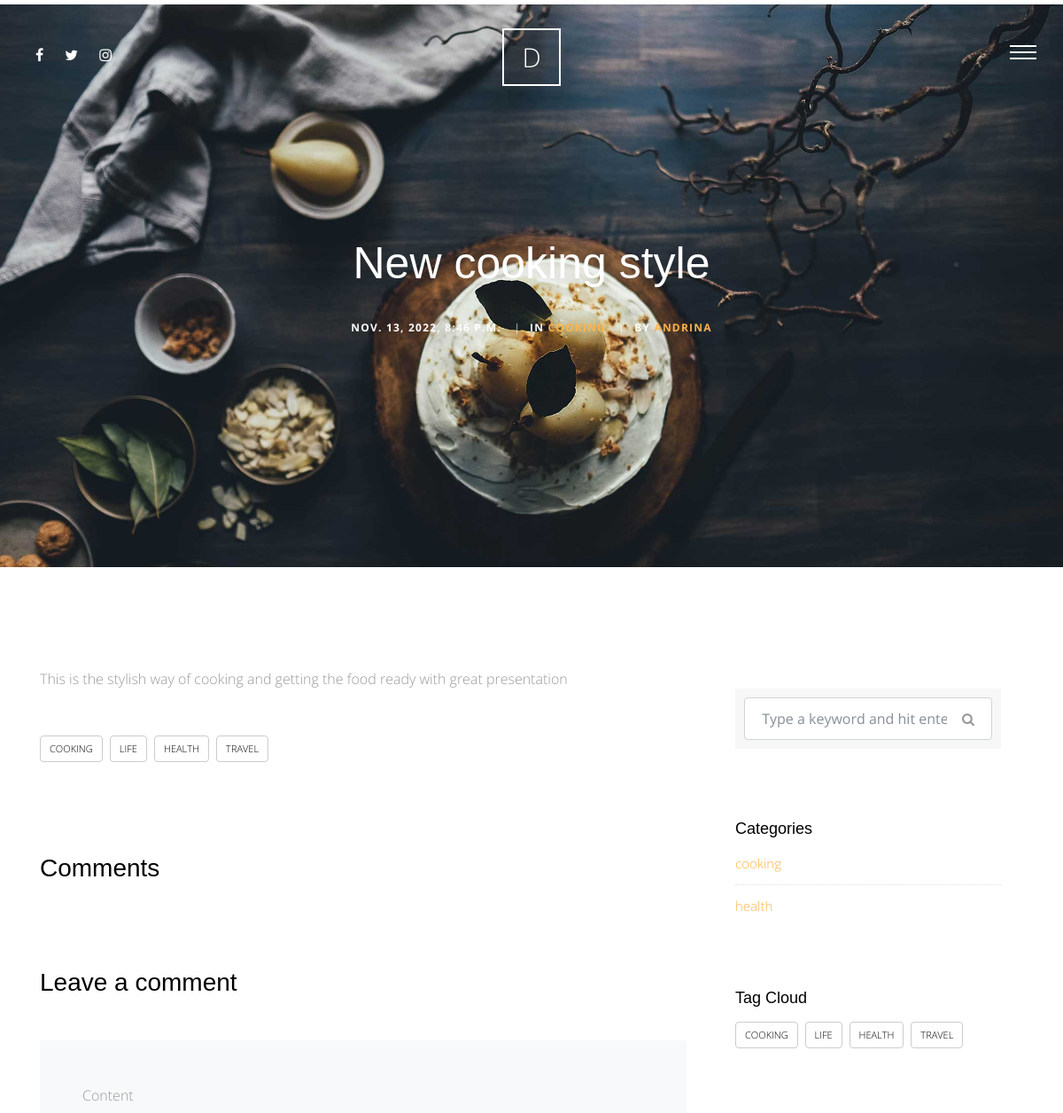
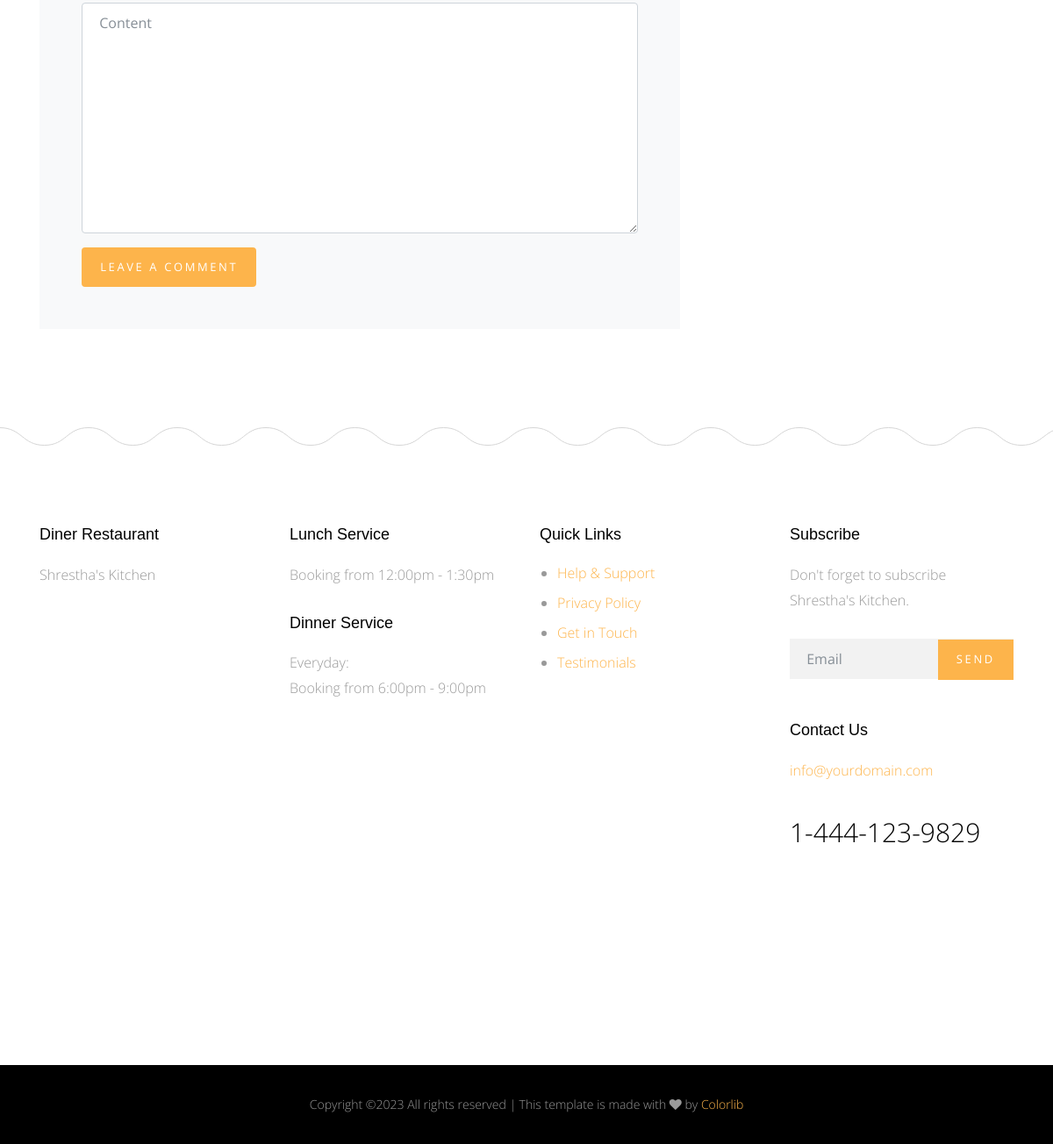
The page /blog/1 on the database its author committed (2 pictures, top to bottom).
### blog/models.py (models this page shows)
class Post(models.Model):
    title= models.CharField(max_length= 50)
    content= models.TextField()
    author= models.ForeignKey(User, on_delete= models.CASCADE)
    category= models.ForeignKey('Category', null = True , on_delete =models.SET_NULL)
    created = models.DateTimeField (default = timezone.now)
    image = models.ImageField(upload_to ='blog/', blank=True, null=True)
    tags = TaggableManager(blank=True)
    class Meta:
        verbose_name = 'post'
        verbose_name_plural = 'posts'
    def __str__(self):
        return self.title

class Category(models.Model):
    category_name = models.CharField(max_length= 50)
    class Meta:
        verbose_name= 'category'
        verbose_name_plural= 'categories'
    def __str__(self):
        return self.category_name

### blog/views.py (the view, shortened to what this page needs)
# urls.py: path('<int:id>', views.post_detail, name= 'post_detail'),
def post_detail(request, id):
    post_detail = Post.objects.get(id = id)
    categories = Category.objects.all()
    all_tags= Tag.objects.all()
    comments= Comment.objects.filter(post=post_detail)
    comment_form=CommentForm()
    context = {
         'post_detail':post_detail,
         'categories': categories,
         'all_tags': all_tags,
         'comments': comments,
         'comment_form':comment_form,
          }
    return render(request, 'Post/post_detail.html', context)

### blog/forms.py
class CommentForm(forms.ModelForm):
    class Meta:
        model = Comment
        fields = [
           'content'
        ]

### blog/templates/Post/post_detail.html (shortened to what this page needs)
 {% extends 'base.html' %}
 {% load static %}
 {% load bootstrap4 %}
 {% block body %}
      <div class="main-wrap">
        <div class="cover_1 cover_sm">
          <div class="img_bg" style="background-image: url({% static 'site_static/img/slider-1.jpg' %})" data-stellar-background-ratio="0.5">
            <div class="container">
              <div class="row align-items-center justify-content-center">
                <div class="col-md-7 text-center" data-aos="fade-up">
                  <h2 class="heading mb-4">{{post_detail}}</h2>
                  <div class="post-info">
                    <div class="date-info">{{post_detail.created}}</div>
                    <div class="category-info"><span class="seperator">|</span>In <a href="#" data-title="View all posts in Lifestyle" title="View all posts in Lifestyle">{{post_detail.category}}</a></div>
                    <div class="author-info"><span class="seperator">|</span>By <a href="#">{{post_detail.author}}</a></div>
                  </div>
                </div>
              </div>
            </div>
          </div>
        </div>
       <div class="section">
          <div class="container">
            <div class="row">
              <div class="col-md-8">
                <p>{{post_detail.content}}</p>
                <div class="tag-widget post-tag-container mb-5 mt-5">
                  <div class="tagcloud">
                    {% for tag in post_detail.tags.all %}
                        <a href="{% url 'blog:post_by_tag' tag %}" class="tag-cloud-link">{{tag.name}}</a>
                    {% endfor %}
                  </div>
                </div>
                <div class="pt-5 mt-5">
                  <h3 class="mb-5"> Comments</h3>
                  <div class="comment-form-wrap pt-5">
                    <h3 class="mb-5">Leave a comment</h3>
                    <form method ="POST" class="p-5 bg-light">
                      {% bootstrap_form comment_form %}
                      {% buttons %}
                        <button type ="submit" class = "btn btn-primary">Leave a Comment</button>
                      {% endbuttons %}
                    </form>
                  </div>
                </div>
              </div>
              <div class="col-md-4 sidebar">
                <div class="sidebar-box">
                  <form action="{% url 'blog:post_list' %}" method="GET" class="search-form">
                    <div class="form-group">
                      <span class="icon fa fa-search"></span>
                      <input type="text" class="form-control" name='q' value="{{request.Get.q}}" placeholder="Type a keyword and hit enter">
                    </div>
                  </form>
                </div>
                <div class="sidebar-box">
                  <div class="categories">
                    <h3>Categories</h3>
                    {% for category in categories %}
                        <li><a href="{% url 'blog:post_by_category' category %}">{{category}}</a></li>
                    {% endfor %}
                  </div>
                </div>
                <div class="sidebar-box">
                  <h3>Tag Cloud</h3>
                  <div class="tagcloud">
                    {% for tag in all_tags %}
                        <a href="{% url 'blog:post_by_tag' tag %}" class="tag-cloud-link">{{tag}}</a>
                    {% endfor %}
                  </div>
                </div>
              </div>
            </div>
          </div>
        </div>
      </div>
 {% endblock body %}

### static/site_static/css/style.css (style rules this page uses)
html { overflow-x: hidden; }
body { background: #fff; font-family: "Open Sans", cursive; font-size: 16px; line-height: 1.8; font-weight: 300; color: #999999; }
a { -webkit-transition: .3s all ease; -o-transition: .3s all ease; transition: .3s all ease; text-decoration: none; }
h1, h2, h3, h4, h5 { color: #000; font-family: "Playfair Display", Arial, sans-serif; }
.btn, .form-control { outline: none; }
textarea.form-control { height: inherit; }
.btn { font-size: 13px; text-transform: uppercase; letter-spacing: .2em; }
.btn.btn-primary { color: #fff; border-width: 2px; }
.section { padding: 7em 0; }
.cover_1 { position: relative; }
.cover_1 .img_bg { background-repeat: no-repeat; background-size: cover !important; background-position: center center; }
.cover_1 .img_bg, .cover_1 .img_bg > .container > .row { min-height: 700px; height: 100vh; }
.cover_1.cover_sm .img_bg, .cover_1.cover_sm .img_bg > .container > .row { min-height: 600px; height: 80vh; }
.cover_1 .heading { color: white; font-weight: 300; font-size: 30px; line-height: 1.5; }
@media (min-width: 768px) { .cover_1 .heading { font-size: 50px; line-height: 1.5; } }
.post-info { font-size: 12px; text-transform: uppercase; font-weight: bold; color: #fff; letter-spacing: .1em; }
.post-info > div { display: inline-block; }
.post-info > div .seperator { display: inline-block; margin: 0 10px; opacity: .5; }
.tagcloud a { text-transform: uppercase; display: inline-block; padding: 4px 10px; margin-bottom: 7px; margin-right: 4px; border-radius: 4px; color: #000; border: 1px solid #ccc; font-size: 11px; }
.comment-form-wrap { clear: both; }
.search-form { background: #f7f7f7; padding: 10px; }
.search-form .form-group { position: relative; }
.search-form .form-group input { padding-right: 50px; }
.search-form .icon { position: absolute; top: 50%; right: 20px; -webkit-transform: translateY(-50%); -ms-transform: translateY(-50%); transform: translateY(-50%); }
.sidebar-box { margin-bottom: 30px; padding: 25px; font-size: 15px; width: 100%; float: left; background: #fff; }
.sidebar-box *:last-child { margin-bottom: 0; }
.sidebar-box h3 { font-size: 18px; margin-bottom: 15px; }
.categories li, .sidelink li { position: relative; margin-bottom: 10px; padding-bottom: 10px; border-bottom: 1px dotted #dee2e6; list-style: none; }
.categories li:last-child, .sidelink li:last-child { margin-bottom: 0; border-bottom: none; padding-bottom: 0; }
.categories li a, .sidelink li a { display: block; }

### rows shown on the page
Post: title "New cooking style", created "NOV. 13, 2022, 8:46 P.M.", category "COOKING", author "ANDRINA", content "This is the stylish way of cooking and getting the food ready with great presentation"
Tag: name "COOKING"
Tag: name "LIFE"
Tag: name "HEALTH"
Tag: name "TRAVEL"
Category: category_name "cooking"
Category: category_name "health"
